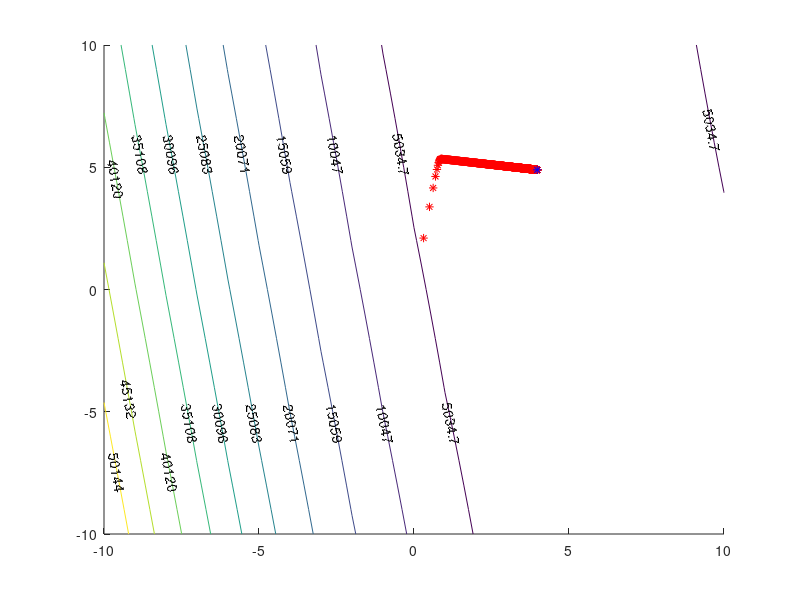

MATLAB code to generate this figure:
clear clc
X = 1:10;
Y = 5*X + 3 + 3*sin(1:10);
Y = Y';
%scatter(X, Y)

one = ones(10,1);
X = [one, X'];
alpha = 0.5;
d = 10;
L = zeros(2*d+1, 2*d+1);
for i = -d:d
    for j = -d:d
        for k = 1:10
            L(i+d+1,j+d+1) = L(i+d+1, j+d+1) + (i + j*X(k,2) - Y(k)).^2;
        end
        L(i+d+1,j+d+1) = L(i+d+1,j+d+1)/2;
    end
end

hold on
contour(-d:d, -d:d, L, 'showtext', 'on')
T = [0;0];
a = 0.001;

while sum((Y-X*T).^2)/2 > 21
    Y_hat = X*T;
    T = T + a*((Y - Y_hat)'*X)';
    plot(T(1),T(2), '*r')
    disp(sum((Y-X*T).^2)/2)
end
plot(T(1), T(2), '*b')



